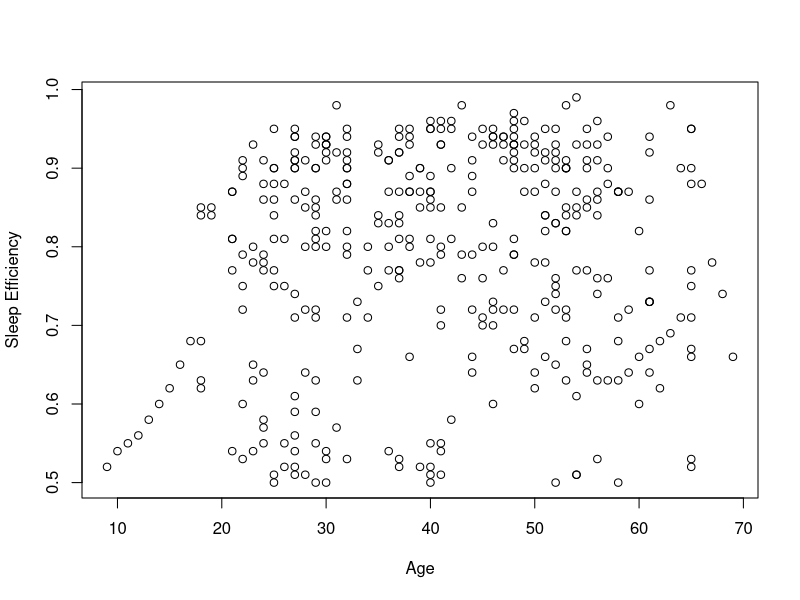
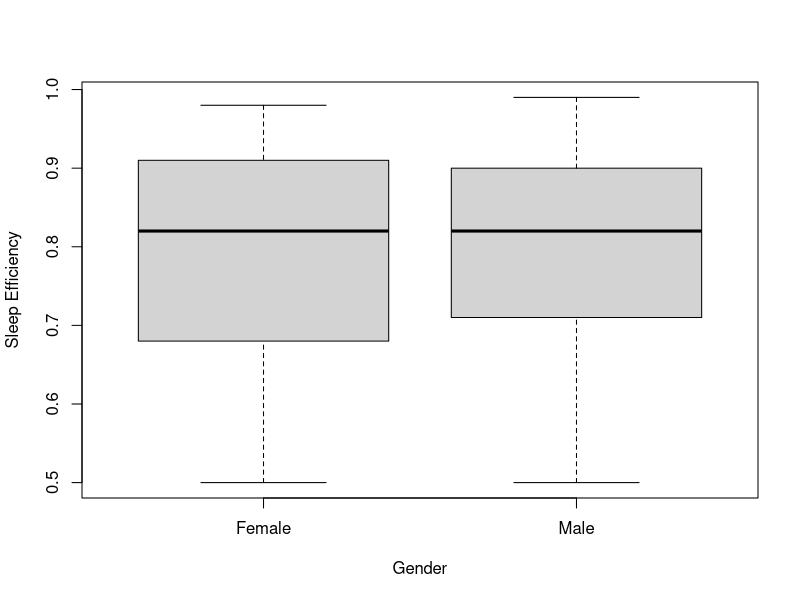
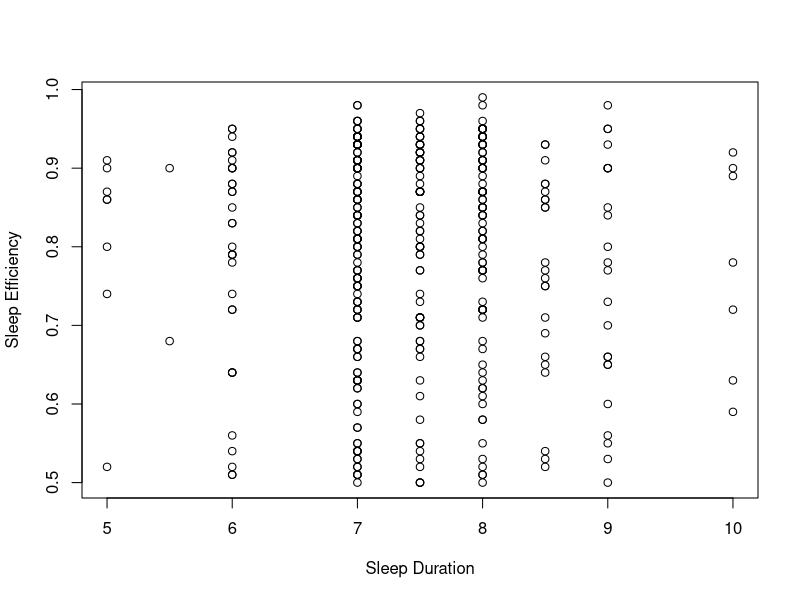
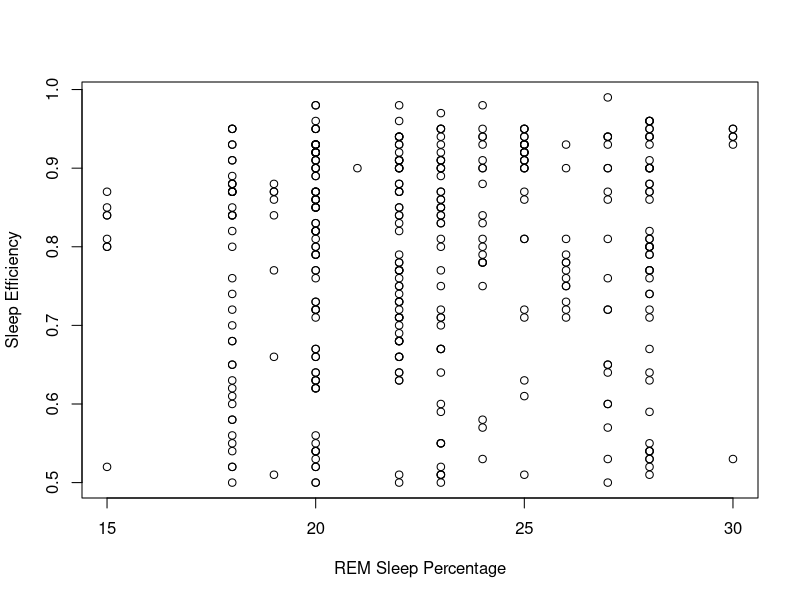
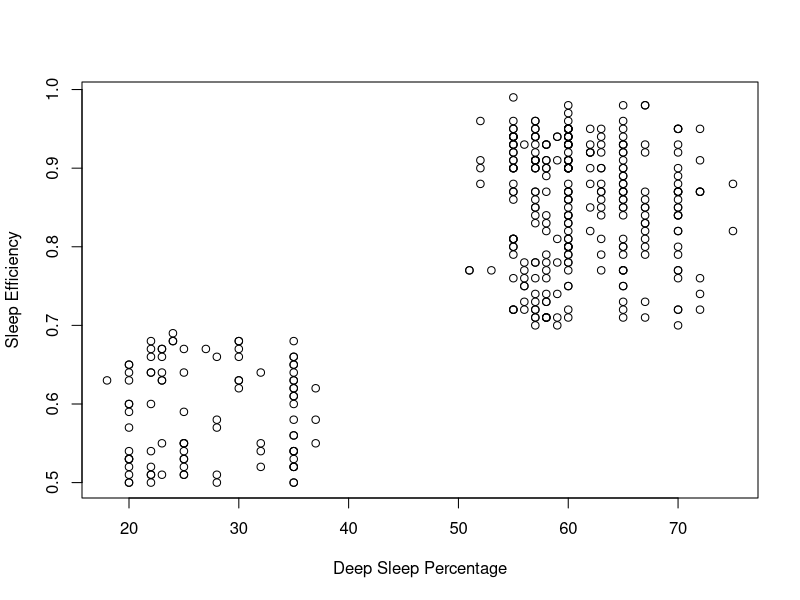
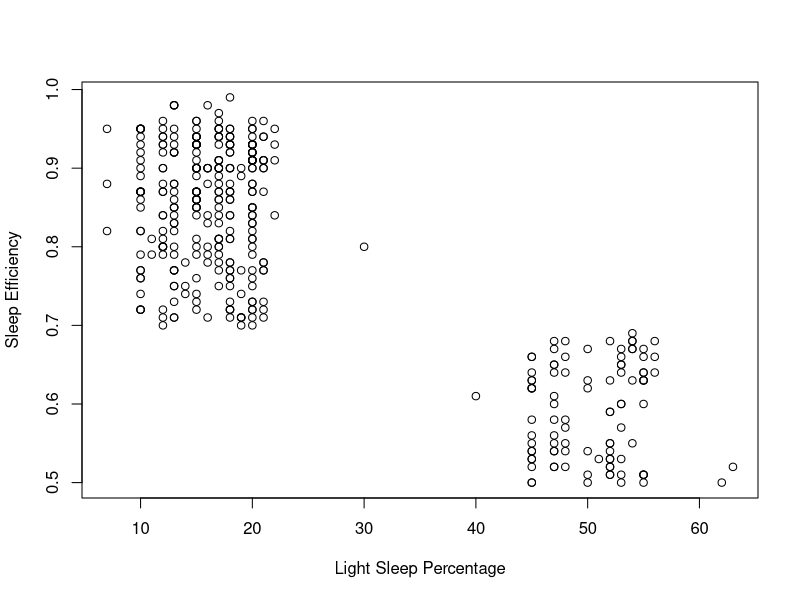
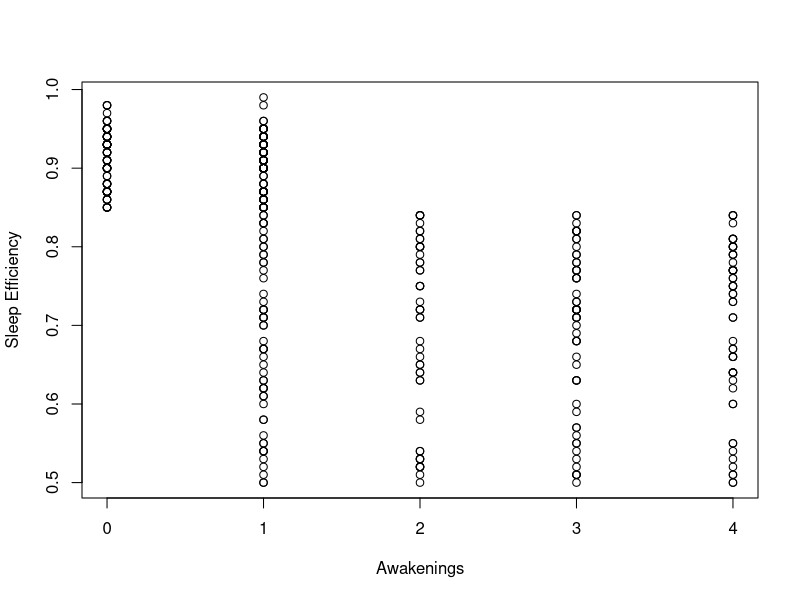
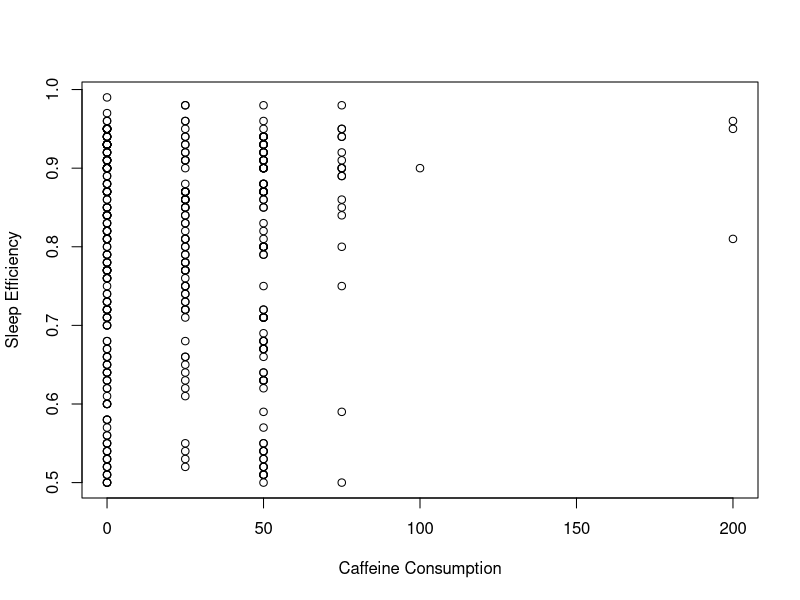

The R script that drew these images, in order:
#Loading Libraries
library(lubridate)
library(leaps)
# library(rsq)
library(car)

#Data preprocessing
dataset = read.table('Sleep_Efficiency.csv', TRUE, ',')
dataset = na.omit(dataset)

dataset$Smoking.status = as.factor(dataset$Smoking.status)
dataset$Gender = as.factor(dataset$Gender)
dataset$Bedtime = as.POSIXlt(dataset$Bedtime)
dataset$Wakeup.time = as.POSIXlt(dataset$Wakeup.time)

#Turn bedtime into number of hours after 9:00pm
hours = as.numeric(hour(dataset$Bedtime))
hours = as.numeric(hours + minute(dataset$Bedtime)/60)
hours = ifelse(21-hours <= 0, hours - 21, hours + 3)
dataset$Bedtime = hours
dataset$Bedtime

#Turn wake up time into hours since 3:00am
hours = as.numeric(hour(dataset$Wakeup.time))
hours = as.numeric(hours + minute(dataset$Wakeup.time)/60)
hours = hours - 3
dataset$Wakeup.time = hours
dataset$Wakeup.time



#Main model selection
plot(Sleep.efficiency ~ Age, data = dataset, xlab = 'Age', ylab = 'Sleep Efficiency')
plot(Sleep.efficiency ~ Gender, data = dataset, xlab = 'Gender', ylab = 'Sleep Efficiency')
plot(Sleep.efficiency ~ Sleep.duration, data = dataset, xlab = 'Sleep Duration', ylab = 'Sleep Efficiency')
plot(Sleep.efficiency ~ REM.sleep.percentage, data = dataset, xlab = 'REM Sleep Percentage', ylab = 'Sleep Efficiency')
plot(Sleep.efficiency ~ Deep.sleep.percentage, data = dataset, xlab = 'Deep Sleep Percentage', ylab = 'Sleep Efficiency')
plot(Sleep.efficiency ~ Light.sleep.percentage, data = dataset, xlab = 'Light Sleep Percentage', ylab = 'Sleep Efficiency')
plot(Sleep.efficiency ~ Awakenings, data = dataset, xlab = 'Awakenings', ylab = 'Sleep Efficiency')
plot(Sleep.efficiency ~ Caffeine.consumption, data = dataset, xlab = 'Caffeine Consumption', ylab = 'Sleep Efficiency')
plot(Sleep.efficiency ~ Alcohol.consumption, data = dataset, xlab = 'Alcohol Consumption', ylab = 'Sleep Efficiency')
plot(Sleep.efficiency ~ Smoking.status, data = dataset, xlab = 'Smoking Status', ylab = 'Sleep Efficiency')
plot(Sleep.efficiency ~ Exercise.frequency, data = dataset, xlab = 'Exercise Frequency', ylab = 'Sleep Efficiency')
plot(Sleep.efficiency ~ Bedtime, data = dataset, xlab = 'Bedtime', ylab = 'Sleep Efficiency')
plot(Sleep.efficiency ~ Wakeup.time, data = dataset, xlab = 'Wakeup Time', ylab = 'Sleep Efficiency')


full_model = lm(Sleep.efficiency ~ Age + Gender + Sleep.duration + REM.sleep.percentage + Deep.sleep.percentage + Light.sleep.percentage + Awakenings + Caffeine.consumption +
                 Alcohol.consumption + Smoking.status + Exercise.frequency + Bedtime + Wakeup.time, data = dataset)
summary(full_model)

resids = full_model$residuals
fitted = full_model$fitted.values

resids_plot = plot(fitted, resids, xlab = 'Fitted Sleep Efficiency', ylab = 'Residuals')
title('Plot of Residuals vs Fitted Sleep Efficiency for Full Model')

# Partial R squared and VIF values for the initial full model
vif_full_dataset <- dataset[-7][-1]
age_pr2_full <- summary(lm(Age ~ ., data = vif_full_dataset))$r.squared
bedtime_pr2_full <- summary(lm(Bedtime ~ ., data = vif_full_dataset))$r.squared
wakeuptime_pr2_full <- summary(lm(Wakeup.time ~ ., data = vif_full_dataset))$r.squared
duration_pr2_full <- summary(lm(Sleep.duration ~ ., data = vif_full_dataset))$r.squared
REM_pr2_full <- summary(lm(REM.sleep.percentage ~ ., data = vif_full_dataset))$r.squared
deep_pr2_full <- summary(lm(Deep.sleep.percentage ~ ., data = vif_full_dataset))$r.squared
light_pr2_full <- summary(lm(Light.sleep.percentage ~ ., data = vif_full_dataset))$r.squared
awakening_pr2_full <- summary(lm(Awakenings ~ ., data = vif_full_dataset))$r.squared
caffeine_pr2_full <- summary(lm(Caffeine.consumption ~ ., data = vif_full_dataset))$r.squared
alcohol_pr2_full <- summary(lm(Alcohol.consumption ~ ., data = vif_full_dataset))$r.squared
exercise_pr2_full <- summary(lm(Exercise.frequency ~ ., data = vif_full_dataset))$r.squared
pr2_full_model <- c(age_pr2_full, bedtime_pr2_full, wakeuptime_pr2_full, duration_pr2_full, REM_pr2_full,
                    deep_pr2_full, light_pr2_full, awakening_pr2_full, caffeine_pr2_full, alcohol_pr2_full,
                    exercise_pr2_full)
vif_full_model <- 1 / (1 - pr2_full_model)


#Backwards Selection
ver2 = lm(Sleep.efficiency ~ Age + Sleep.duration + REM.sleep.percentage + Deep.sleep.percentage + Light.sleep.percentage + Awakenings + Caffeine.consumption +
            Alcohol.consumption + Smoking.status + Exercise.frequency + Bedtime + Wakeup.time, data = dataset)
summary(ver2)

ver3 = lm(Sleep.efficiency ~ Age + Sleep.duration + REM.sleep.percentage + Deep.sleep.percentage + Light.sleep.percentage + Awakenings + Caffeine.consumption +
            Alcohol.consumption + Smoking.status + Exercise.frequency + Wakeup.time, data = dataset)
summary(ver3)

ver4 = lm(Sleep.efficiency ~ Age + Sleep.duration + REM.sleep.percentage + Deep.sleep.percentage + Light.sleep.percentage + Awakenings + Caffeine.consumption +
            Alcohol.consumption + Smoking.status + Exercise.frequency, data = dataset)
summary(ver4)

ver5 = lm(Sleep.efficiency ~ Age + REM.sleep.percentage + Deep.sleep.percentage + Light.sleep.percentage + Awakenings + Caffeine.consumption +
            Alcohol.consumption + Smoking.status + Exercise.frequency, data = dataset)
summary(ver5)


#To choose from REM, deep, light sleep percentage
mod_sub = regsubsets(Sleep.efficiency ~., data = dataset, method = 'exhaustive')
ss = summary(mod_sub)
ss$which
ss$adjr2
ss$cp
ss$rsq

plot(x = c(1, 2, 3, 4, 5, 6, 7, 8, 9), ss$adjr2, xlab = 'Number of Parameters', ylab = "Adjusted R2")
title("Adjusted R2 for Model Selection")

plot(x = c(1, 2, 3, 4, 5, 6, 7, 8, 9), ss$cp, xlab = 'Number of Parameters', ylab = "Mallow's Cp")
abline(0, 1)
title("Mallow's Cp Plot for Model Selection")


optimized = lm(Sleep.efficiency ~ Age + Light.sleep.percentage + Awakenings + Caffeine.consumption +
            Alcohol.consumption + Smoking.status + Exercise.frequency, data = dataset)
summary(optimized)

optimized_resids = optimized$residuals
optimized_fitted = optimized$fitted.values

resids_plot = plot(optimized_fitted, optimized_resids, xlab = 'Fitted Sleep Efficiency', ylab = 'Residuals')
title('Plot of Residuals vs Fitted Sleep Efficiency for Optimized Model')


qq_plot = qqnorm(optimized_resids, ylab = 'Optimized Model Residuals Sample Quantiles')
qqline(optimized_resids)



# Partial R squared and VIF values for the intermediate model without interaction
vif_int_dataset <- dataset[-9][-8][-7][-6][-5][-4][-3][-1]
age_pr2_int <- summary(lm(Age ~ ., data = vif_int_dataset))$r.squared
light_pr2_int <- summary(lm(Light.sleep.percentage ~ ., data = vif_int_dataset))$r.squared
awakening_pr2_int <- summary(lm(Awakenings ~ ., data = vif_int_dataset))$r.squared
caffeine_pr2_int <- summary(lm(Caffeine.consumption ~ ., data = vif_int_dataset))$r.squared
alcohol_pr2_int <- summary(lm(Alcohol.consumption ~ ., data = vif_int_dataset))$r.squared
exercise_pr2_int <- summary(lm(Exercise.frequency ~ ., data = vif_int_dataset))$r.squared
pr2_int_model <- c(age_pr2_int, light_pr2_int, awakening_pr2_int, caffeine_pr2_int,
                   alcohol_pr2_int, exercise_pr2_int)
vif_int_model <- 1 / (1 - pr2_int_model)

# #Sample calculation for partial R squared value of r^2 y,age:x'
# mod_noage = lm(Sleep.efficiency ~ Light.sleep.percentage + Awakenings + Caffeine.consumption +
#                  Alcohol.consumption + Smoking.status + Exercise.frequency, data = dataset)
# optimized_ageprsq = (summary(optimized)$r.squared - summary(mod_noage)$r.squared) / (1 - summary(mod_noage)$r.squared)

#Sample calculation for VIF of age
mod_justage = lm(Age ~ Light.sleep.percentage + Awakenings + Caffeine.consumption +
                   Alcohol.consumption + Smoking.status + Exercise.frequency, data = dataset)
optimized_agevif = 1 / (1 - summary(mod_justage)$r.squared)



## Optimized model including interaction terms
optimized_int = lm(Sleep.efficiency ~ Age + Light.sleep.percentage + Awakenings + Caffeine.consumption +
                     Alcohol.consumption + Smoking.status + Exercise.frequency + 
                     Awakenings:Alcohol.consumption + Age:Light.sleep.percentage, data = dataset)
summary(optimized_int)

optimized_int_resids = optimized_int$residuals
optimized_int_fitted = optimized_int$fitted.values

resids_int_plot = plot(optimized_int_fitted, optimized_int_resids, xlab = 'Fitted Sleep Efficiency', ylab = 'Residuals')
title('Plot of Residuals vs Fitted Sleep Efficiency for Optimized Model with Interactions')

qq_int_plot = qqnorm(optimized_int_resids, ylab = 'Optimized Model With Interactions Residuals Sample Quantiles')
qqline(optimized_int_resids)


#Leverage and Outlier Checks
leverages <- as.data.frame(hatvalues(optimized_int))
cookdstes <- as.data.frame(cooks.distance(optimized_int))
standard_res <- rstandard(optimized_int)
